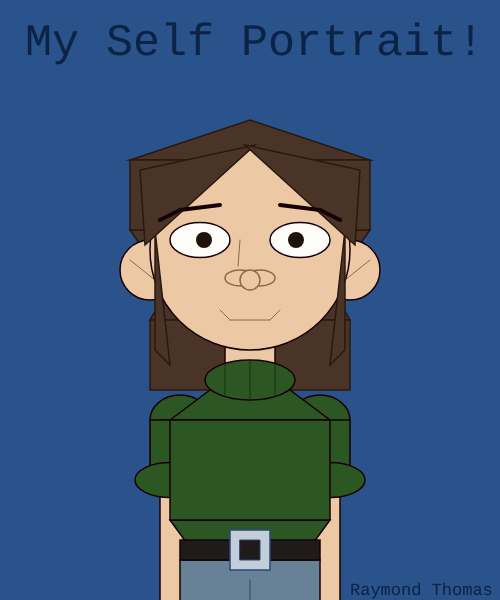
Frame 1 (no input)
Frame 60 (no input): identical to frame 1, image omitted
Frame 120 (the mouse pressed at the canvas centre since frame 60): identical to frame 1, image omitted

The p5.js sketch that drew this single still picture (run headless with seeded random() and noise() and a simulated clock; from frame 60 on, the mouse is pressed at the canvas centre):

// p5.js sketch
// ── sketch.js
function setup() {
  createCanvas(500,600);
}

function draw() {
  background(43,83,139);
  stroke(22,0,8);
  strokeWeight(1.5);
  
fill(74,52,40);
stroke(42,24,14);
  triangle(130,230,250,400,370,230);
  triangle(150,320,250,140,350,320);
  triangle(130,160,250,120,370,160);
  rect(150,320,200,70);
  rect(130,160,240,70);
  stroke(22,0,8);

fill(44,86,34);
  ellipse(180,420,60,50);
  ellipse(320,420,60,50);
fill(236,200,164);
  rect(160,420,60,200);
fill(44,86,34);
  rect(150,420,60,60);
fill(236,200,164);
  rect(280,480,60,200);
fill(44,86,34);
  rect(290,420,60,60);
  ellipse(170,480,70,35);
  ellipse(330,480,70,35);

  triangle(170,420,250,360,330,420);
  triangle(170,520,250,630,330,520);
  rect(170,420,160,100);
fill(103,130,150)
  rect(180,560,140,60);
  stroke(60,93,116);
  line(250,580,250,600);
  stroke(22,0,8);
  
  
fill(31,27,25);
  rect(180,540,140,20);
fill(195,207,216);
stroke(45,71,127);
  square(230,530,40);
  strokeWeight(1);
fill(32,27,25);
  rect(240,540,20,20);
  strokeWeight(1.5);
  stroke(22,0,8);
  
fill(236,200,164);
  rect(225,330,50,60);
fill(44,86,34);
  ellipse(250,380,90,40);
  strokeWeight(1);
  stroke(22,49,16);
  line(250,360,250,400);
  line(225,364,225,396);
  line(275,364,275,396);
  stroke(22,0,8);
 
fill(236,200,164);
  strokeWeight(1.5);
  circle(150,270,60);
  circle(350,270,60); 
  strokeWeight(1);
  stroke(139,106,73);
  line(130, 260, 180, 300);
  line(370,260,320,300);
  stroke(22,0,8);
  
  strokeWeight(1.5);
  circle(250,250,200);
  strokeWeight(1);
  stroke(139,106,73);
  line(240,240,238,266);
  
  line(230,320,270,320);
  line(220,310,230,320);
  line(280,310,270,320);
  
  strokeWeight(1.5);
  ellipse(240,278,30,16);
  ellipse(260,278,30,16);
  circle(250,280,20);
  stroke(22,0,8);
 
fill(253,252,248);
  ellipse(200,240,60,35);
  ellipse(300,240,60,35);

  strokeWeight(16);
  stroke(29,18,12);
  point(204,240);
  point(296,240);
  stroke(22,0,8);

fill(74,52,40);
  strokeWeight(1.5);
  stroke(42,24,14);
  triangle(155,350,155,230,170,365);
  triangle(345,350,345,230,330,365);
  triangle(145,245,255,145,140,170);
  triangle(355,245,245,145,360,170);
  stroke(22,0,8);

  strokeWeight(4);
  line(160,220,180,210);
  line(180,210,220,205);
  line(340,220,320,210);
  line(320,210,280,205);

fill(11,35,69);
  strokeWeight(0); 
  textSize(45);
  textFont('Courier New');
  text('My Self Portrait!', 25, 55)

  textSize(17);
  text('Raymond Thomas', 350, 595);
}


// ── main.html
<html>
  <head>
    <title>My First p5.js portrait!</title>
    <script src="https://cdnjs.cloudflare.com/ajax/libs/p5.js/1.1.9/p5.min.js"></script>
    <script src="sketch.js"></script>
  </head>
  <body>
  </body>
</html>
